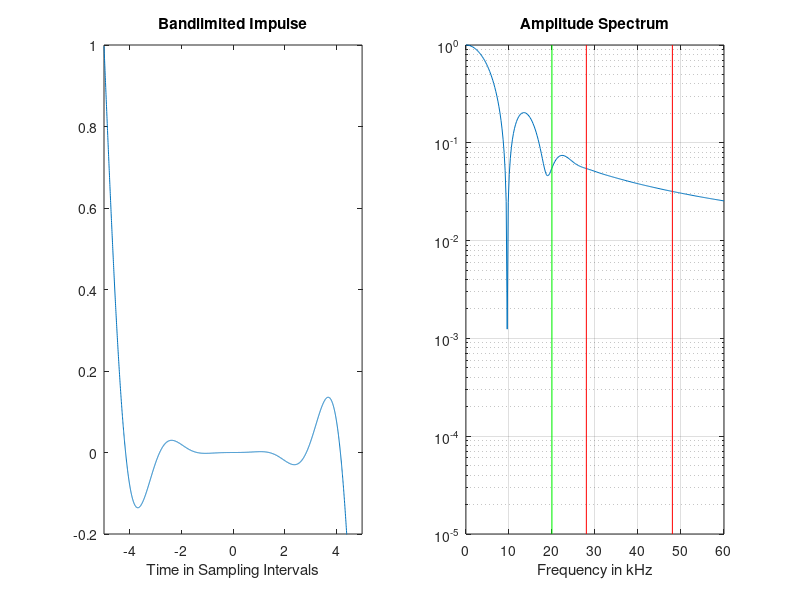
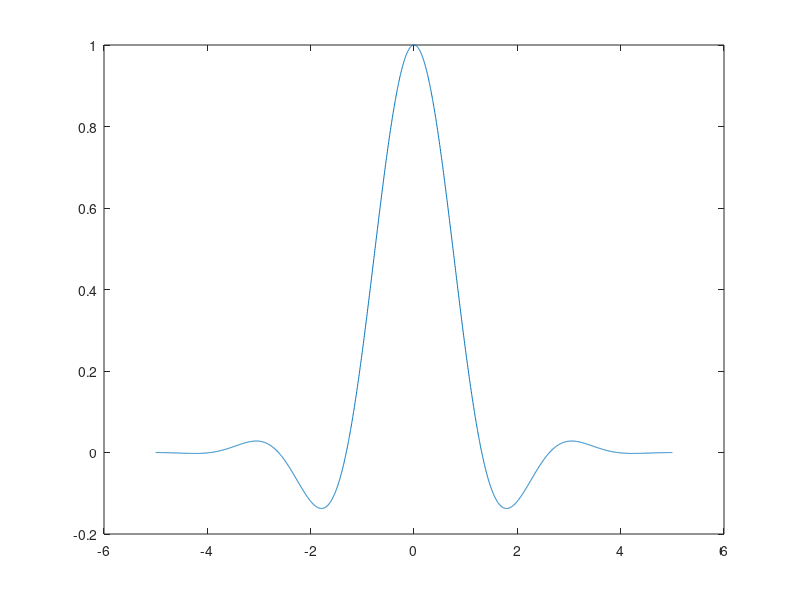

Write MATLAB code to recreate these figures, in order.


fs = 48000;
fc = 18300;
rlen = 10;
ppiv = 256;     %points per sampling interval
beta = 9.0;
apof = 0.9;
apobeta = 0.7;


pts = ppiv * rlen + 1;  %impulse length in points

x1 = 0:1:(pts-1);
x2 = rlen * 2 * (x1 - (pts-1)/2 + 0.00001)/(pts-1);
x3 = pi*fc/fs*x2;

h = sin(x3)./x3;
w = kaiser(pts, beta);
g = w.*h';

% apodization and normalization
aw = 1 - apof * kaiser(pts, apobeta);
g = aw.*g;
g = g/max(g) ;

figure(2)
plot (x2/2,g)

dlmwrite('bandlimited_step_function_48000.dat',g','precision',32);



%g(501) = 0;
%h = zeros(1001,1);
%h(1) = g(1);
for ii = 2:length(g)
    g(ii) = g(ii-1) + g(ii);
end

g = g/g(end) * 2;

f = g;
for ii = 1:1280
    f(ii) = (g(1280 + ii) - 2) * (-1);
end

for ii = 1:1281
    f(ii+1280) = g(ii) * (-1);

end    
dlmwrite('bandlimited_saw_difference_48000.dat',f' ,'precision', 32);
% Plot


    
figure(1);
subplot(1,2,1);
plot(x2/2,f);
axis([-rlen/2 rlen/2 -0.2 1.0001]); xlabel('Time in Sampling Intervals'); title('Bandlimited Impulse'); subplot(1,2,2);

zpad = 20;
g2 = [g ; zeros((zpad-1)*pts,1)];
wspec = abs(fft(g2));
wspec = max(wspec/max(wspec), 0.00001);
fmax = 60000;
rng = round(rlen*zpad*fmax/fs);
xidx = 0:1:rng; semilogy(fmax/1000*xidx/rng,wspec(1:(rng+1))); xlabel('Frequency in kHz');
title('Amplitude Spectrum');
grid;

% markers at 20 kHz, fs-20 kHz and fs
hold;
plot([20 20], [0.00001 1], 'g'); plot([fs/1000-20 fs/1000-20], [0.00001 1], 'r'); plot([fs/1000 fs/1000], [0.00001 1], 'r');
hold off;

%}
